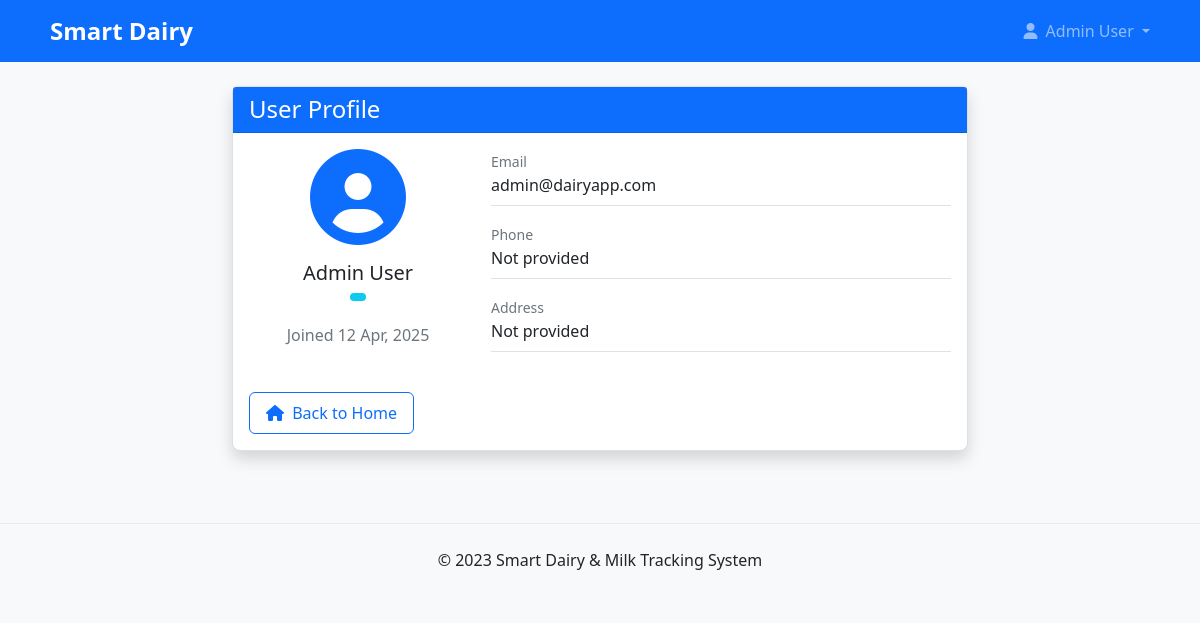
The app's page /profile (signed in) with its own data.
### app/models/user.py (models this page shows)
class User(UserMixin, db.Model):
    id = db.Column(db.Integer, primary_key=True)
    name = db.Column(db.String(100), nullable=False)
    email = db.Column(db.String(100), unique=True, nullable=False)
    password = db.Column(db.String(100), nullable=False)
    role = db.Column(db.String(20), nullable=False)
    phone = db.Column(db.String(15))
    address = db.Column(db.Text)
    created_at = db.Column(db.DateTime, default=datetime.utcnow)
    milk_transactions_as_seller = db.relationship(
        'MilkTransaction',
        foreign_keys='MilkTransaction.seller_id',
        backref='seller',
        lazy=True
    )
    milk_transactions_as_buyer = db.relationship(
        'MilkTransaction',
        foreign_keys='MilkTransaction.buyer_id',
        backref='buyer',
        lazy=True
    )
    delivery_transactions = db.relationship(
        'DeliveryTransaction',
        foreign_keys='DeliveryTransaction.bike_seller_id',
        backref='bike_seller',
        lazy=True
    )
    dairy_stocks = db.relationship(
        'DairyStock',
        foreign_keys='DairyStock.dairy_holder_id',
        backref='dairy_holder',
        lazy=True
    )
    purchase_transactions = db.relationship(
        'PurchaseTransaction',
        foreign_keys='PurchaseTransaction.buyer_id',
        backref='buyer',
        lazy=True
    )
    inventory_items = db.relationship(
        'Inventory',
        foreign_keys='Inventory.user_id',
        backref='owner',
        lazy=True
    )
    def is_milk_seller(self):
        return self.role == UserRole.MILK_SELLER or self.role == 'multi_role'
    def is_bike_milk_seller(self):
        return self.role == UserRole.BIKE_MILK_SELLER or self.role == 'multi_role'
    def is_dairy_holder(self):
        return self.role == UserRole.DAIRY_HOLDER or self.role == 'multi_role'
    def is_milk_buyer(self):
        return self.role == UserRole.MILK_BUYER or self.role == 'multi_role'

### app/routes/main.py (the view)
@main.route('/profile')
@login_required
def profile():
    return render_template('profile.html', user=current_user)

### app/templates/profile.html (shortened to what this page needs)
{% extends 'base.html' %}
{% block content %}
<div class="row justify-content-center">
    <div class="col-md-8">
        <div class="card shadow">
            <div class="card-header bg-primary text-white">
                <h4 class="mb-0">User Profile</h4>
            </div>
            <div class="card-body">
                <div class="row mb-4">
                    <div class="col-md-4 text-center">
                        <div class="avatar-container mb-3">
                            <i class="fas fa-user-circle fa-6x text-primary"></i>
                        </div>
                        <h5>{{ user.name }}</h5>
                        <p class="badge bg-info text-white">
                        </p>
                        <p class="text-muted">Joined {{ user.created_at.strftime('%d %b, %Y') }}</p>
                    </div>
                    <div class="col-md-8">
                        <div class="mb-3">
                            <label class="text-muted small">Email</label>
                            <p class="border-bottom pb-2">{{ user.email }}</p>
                        </div>
                        <div class="mb-3">
                            <label class="text-muted small">Phone</label>
                            <p class="border-bottom pb-2">{{ user.phone if user.phone else 'Not provided' }}</p>
                        </div>
                        <div class="mb-3">
                            <label class="text-muted small">Address</label>
                            <p class="border-bottom pb-2">{{ user.address if user.address else 'Not provided' }}</p>
                        </div>
                    </div>
                </div>
                <div class="d-flex justify-content-between mt-4">
                    {% if user.is_milk_seller() %}
                        <a href="{{ url_for('milk_seller.dashboard') }}" class="btn btn-outline-primary">
                            <i class="fas fa-tachometer-alt me-1"></i> Back to Dashboard
                        </a>
                    {% elif user.is_bike_milk_seller() %}
                        <a href="{{ url_for('bike_milk_seller.dashboard') }}" class="btn btn-outline-primary">
                            <i class="fas fa-tachometer-alt me-1"></i> Back to Dashboard
                        </a>
                    {% elif user.is_dairy_holder() %}
                        <a href="{{ url_for('dairy_holder.dashboard') }}" class="btn btn-outline-primary">
                            <i class="fas fa-tachometer-alt me-1"></i> Back to Dashboard
                        </a>
                    {% else %}
                        <a href="{{ url_for('main.index') }}" class="btn btn-outline-primary">
                            <i class="fas fa-home me-1"></i> Back to Home
                        </a>
                    {% endif %}
                </div>
            </div>
        </div>
    </div>
</div>
{% endblock %}

### app/templates/base.html (shortened to what this page needs)
<!DOCTYPE html>
<html lang="en">
<head>
    <link href="https://cdn.jsdelivr.net/npm/bootstrap@5.1.3/dist/css/bootstrap.min.css" rel="stylesheet">
    <link rel="stylesheet" href="https://cdnjs.cloudflare.com/ajax/libs/font-awesome/6.0.0-beta3/css/all.min.css">
    <link rel="stylesheet" href="{{ url_for('static', filename='css/style.css') }}">
</head>
<body>
    <nav class="navbar navbar-expand-lg navbar-dark bg-primary">
        <div class="container">
            <a class="navbar-brand" href="{{ url_for('main.index') }}">
                Smart Dairy
            </a>
            <div class="collapse navbar-collapse" id="navbarNav">
                <ul class="navbar-nav">
                    {% if current_user.is_authenticated %}
                        <li class="nav-item dropdown">
                            <a class="nav-link dropdown-toggle" href="#" id="navbarDropdown" role="button" data-bs-toggle="dropdown">
                                <i class="fas fa-user me-1"></i> {{ current_user.name }}
                            </a>
                        </li>
                    {% endif %}
                </ul>
            </div>
        </div>
    </nav>
    <div class="container my-4">
        {% block content %}{% endblock %}
    </div>
    <footer class="bg-light py-4 mt-5">
        <div class="container text-center">
            <p class="mb-0">&copy; 2023 Smart Dairy & Milk Tracking System</p>
        </div>
    </footer>
</body>
</html>

### app/static/css/style.css (style rules this page uses)
body { background-color: #f8f9fa; font-family: 'Segoe UI', Tahoma, Geneva, Verdana, sans-serif; }
.card { border-radius: 0.5rem; box-shadow: 0 0.125rem 0.25rem rgba(0, 0, 0, 0.075); margin-bottom: 1.5rem; }
.card-header { border-top-left-radius: 0.5rem; border-top-right-radius: 0.5rem; }
.navbar-brand { font-weight: bold; font-size: 1.5rem; }
.btn { border-radius: 0.375rem; padding: 0.5rem 1rem; font-weight: 500; }
footer { border-top: 1px solid #e9ecef; }

### records on screen
User: name "Admin User", created_at "12 Apr, 2025", email "admin@dairyapp.com", phone "Not provided", address "Not provided"
